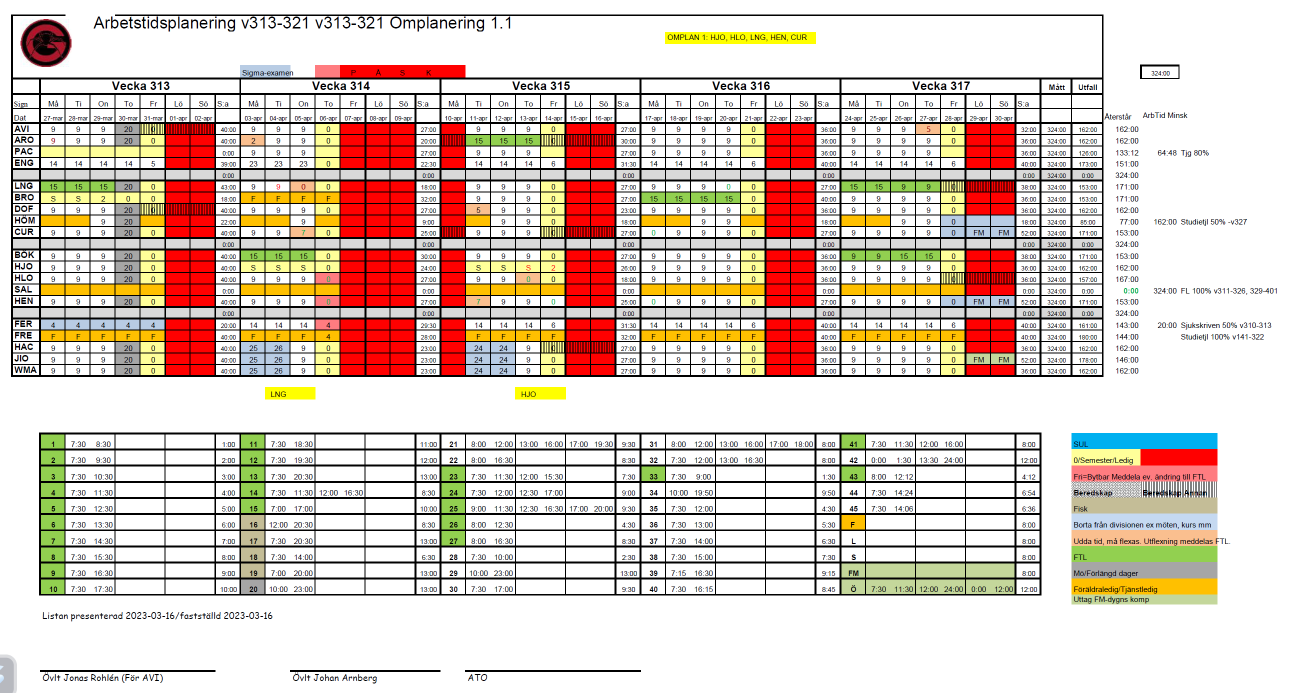
#> input picture schema_pic.png, 2623 x 1386 px (shown at 1/2 size)
$ jupyter execute --allow-errors png_reader_calendar.ipynb
#> lines starting #> are read from the running program, lines starting #| are printed output that depends on the picture; after the words box and inside, x2 and y2 are one past the last pixel; in counts of white or black regions, pixels touching at a corner belong together
[cell 1]
import cv2
import numpy as np
import matplotlib.pyplot as plt

def detect_lines(image):
    # Initialize two empty lists to store the horizontal and vertical lines
    horizontal_lines = []
    vertical_lines = []

    # Scan the image for horizontal lines
    for y in range(image.shape[0]):
        white_pixels = []
        for x in range(image.shape[1]):
            if image[y, x] == 255:  # White pixel
                white_pixels.append((x, y))
            elif white_pixels:
                if len(white_pixels) >= 400:
                    horizontal_lines.append(white_pixels)
                white_pixels = []
        if white_pixels and len(white_pixels) >= 400:
            horizontal_lines.append(white_pixels)

    # Scan the image for vertical lines
    for x in range(image.shape[1]):
        white_pixels = []
        for y in range(image.shape[0]):
            if image[y, x] == 255:  # White pixel
                white_pixels.append((x, y))
            elif white_pixels:
                if len(white_pixels) >= 200:
                    vertical_lines.append(white_pixels)
                white_pixels = []
        if white_pixels and len(white_pixels) >= 200:
            vertical_lines.append(white_pixels)

    return horizontal_lines, vertical_lines


# Load the image in full color
color_image = cv2.imread('schema_pic.png', cv2.IMREAD_COLOR)
#> color_image is the input picture: shape (1386, 2623, 3); mean B, G, R 194.4, 203.4, 219.2

# Convert the color image to grayscale
gray_image = cv2.cvtColor(color_image, cv2.COLOR_BGR2GRAY)

# Threshold the image to get a binary image
_, binary_image = cv2.threshold(gray_image, 150, 255, cv2.THRESH_BINARY_INV)
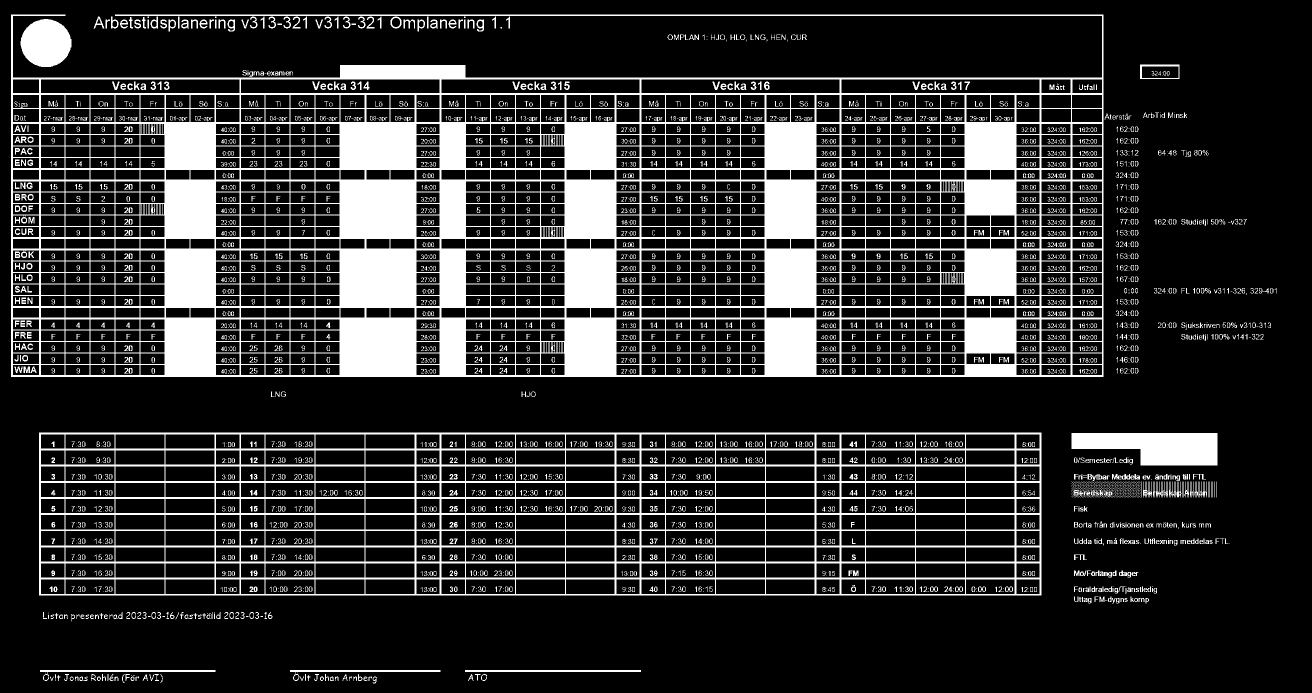
#> binary_image: shape (1386, 2623) (shown at 1/2 size); 18.6% white; 3896 white regions (1514 under 20 px), largest, box (x1, y1, x2, y2) and area: (22, 29, 2207, 754) 448470, (78, 865, 2083, 1191) 104658, (2143, 866, 2435, 931) 14426

# Detect the lines in the image
horizontal_lines, vertical_lines = detect_lines(binary_image)
#> horizontal_lines = 117 items; vertical_lines = 194 items


# Create a copy of the color image to draw the lines on
line_image = np.copy(color_image)

# Draw the lines on the image
for line in horizontal_lines:
    for x, y in line:
        line_image[y, x] = [0, 0, 255]  # Set the color of the line pixels to red
#> this loop made 117 passes
#> line_image: shape (1386, 2623, 3); 6.81% of pixels changed, all inside (x1, y1, x2, y2) = (22, 29, 2207, 1191)

for line in vertical_lines:
    for x, y in line:
        line_image[y, x] = [0, 0, 255]  # Set the color of the line pixels to red
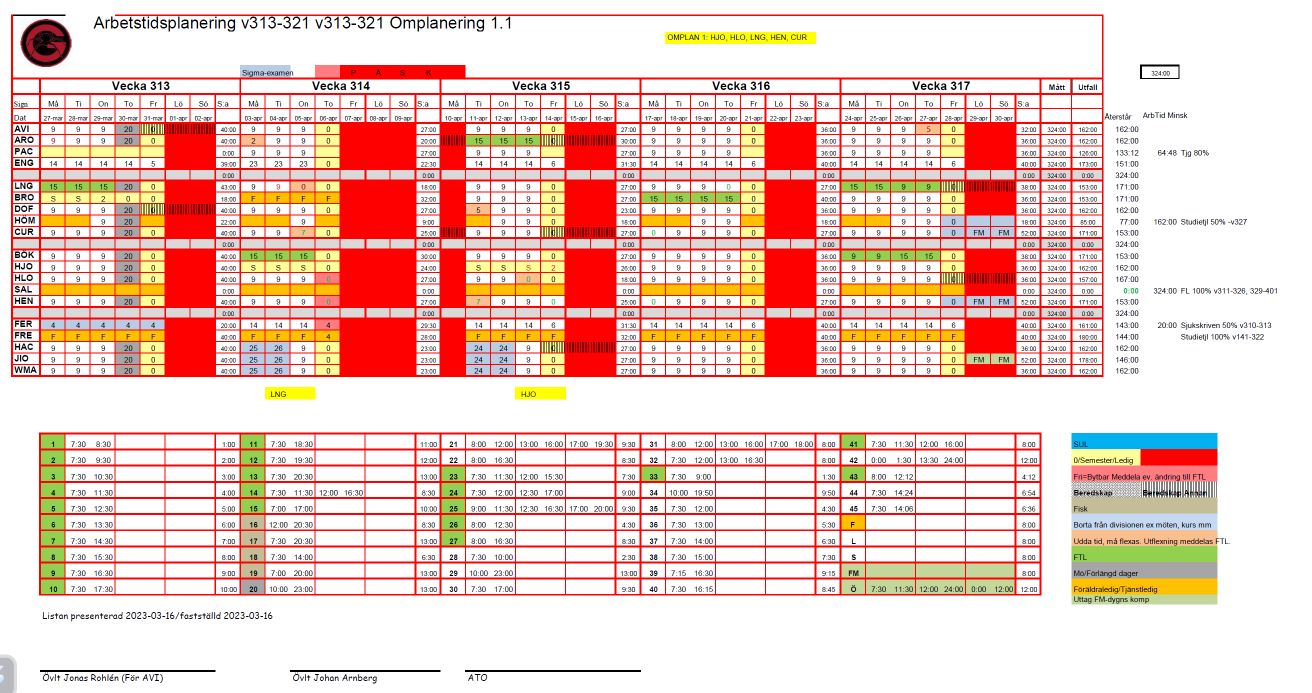
#> line_image: shape (1386, 2623, 3) (shown at 1/2 size); mean B, G, R 194.4, 203.4, 242.4

# Display the image with the detected lines
plt.figure(figsize=(15,15))
plt.imshow(cv2.cvtColor(line_image, cv2.COLOR_BGR2RGB))
plt.show()

print(len(vertical_lines))
#| 194
print(len(horizontal_lines))
#| 117

[cell 2]
def merge_lines(lines, is_horizontal=True, thickness_threshold=10, length_threshold=10):
#> called with is_horizontal = True, thickness_threshold = 10, length_threshold = 10
    if not lines:
        return []

    # Sorting criterion depends on whether the lines are horizontal or vertical
    sort_index = 1 if is_horizontal else 0
    lines.sort(key=lambda line: (line[0][sort_index], line[0][1-sort_index]))

    merged_lines = []
    current_line = lines[0]
#> current_line = 1977 pairs, first value 230 to 2206, second value 29 to 29

    for next_line in lines[1:]:
        # Check whether the lines are neighboring and part of the same grid line
        if abs(current_line[0][sort_index] - next_line[0][sort_index]) <= thickness_threshold and \
                abs(current_line[-1][1-sort_index] - next_line[0][1-sort_index]) <= thickness_threshold:
            # Merge the lines by taking union of pixels
            current_line = list(set(current_line) | set(next_line))
        else:
            # Only add line if it exceeds the minimum length
            if len(current_line) >= length_threshold:
                merged_lines.append(current_line)
            current_line = next_line
#> this loop made 116 passes
#> after the loop, merged_lines = 116 items

    # Add the last line if it exceeds the minimum length
    if len(current_line) >= length_threshold:
        merged_lines.append(current_line)

    return merged_lines


# Merge the lines
merged_horizontal_lines = merge_lines(horizontal_lines, True)
#> merged_horizontal_lines = 117 items
merged_vertical_lines = merge_lines(vertical_lines, False)
#> merged_vertical_lines = 194 items

print(len(merged_vertical_lines))  # Print the number of merged lines
#| 194
print(len(merged_horizontal_lines))  # Print the number of merged lines
#| 117

# Create a copy of the color image to draw the lines on
line_image1 = np.copy(color_image)

# Draw the lines on the image
# List of 10 different RGB color values
colors = [
    [255, 0, 0],    # Red
    [0, 255, 0],    # Green
    [0, 0, 255],    # Blue
    [255, 255, 0],  # Yellow
    [0, 255, 255],  # Cyan
    [255, 0, 255],  # Magenta
    [192, 192, 192],# Silver
    [128, 0, 0],    # Maroon
    [128, 128, 0],  # Olive
    [0, 128, 0],    # Dark Green
]

color_index = 0

for line in merged_horizontal_lines:
    for x, y in line:
        line_image1[y, x] = colors[color_index]  # Set the color of the line pixels
    color_index = (color_index + 1) % len(colors)  # Cycle through the colors
#> this loop made 117 passes
#> color_index on passes 1 to 8: 1, 2, 3, 4, 5, 6, 7, 8
#> after the loop, color_index = 7

for line in merged_vertical_lines:
    for x, y in line:
        line_image1[y, x] = colors[color_index]  # Set the color of the line pixels
    color_index = (color_index + 1) % len(colors)  # Cycle through the colors
#> this loop made 194 passes
#> color_index on passes 1 to 3: 8, 9, 0
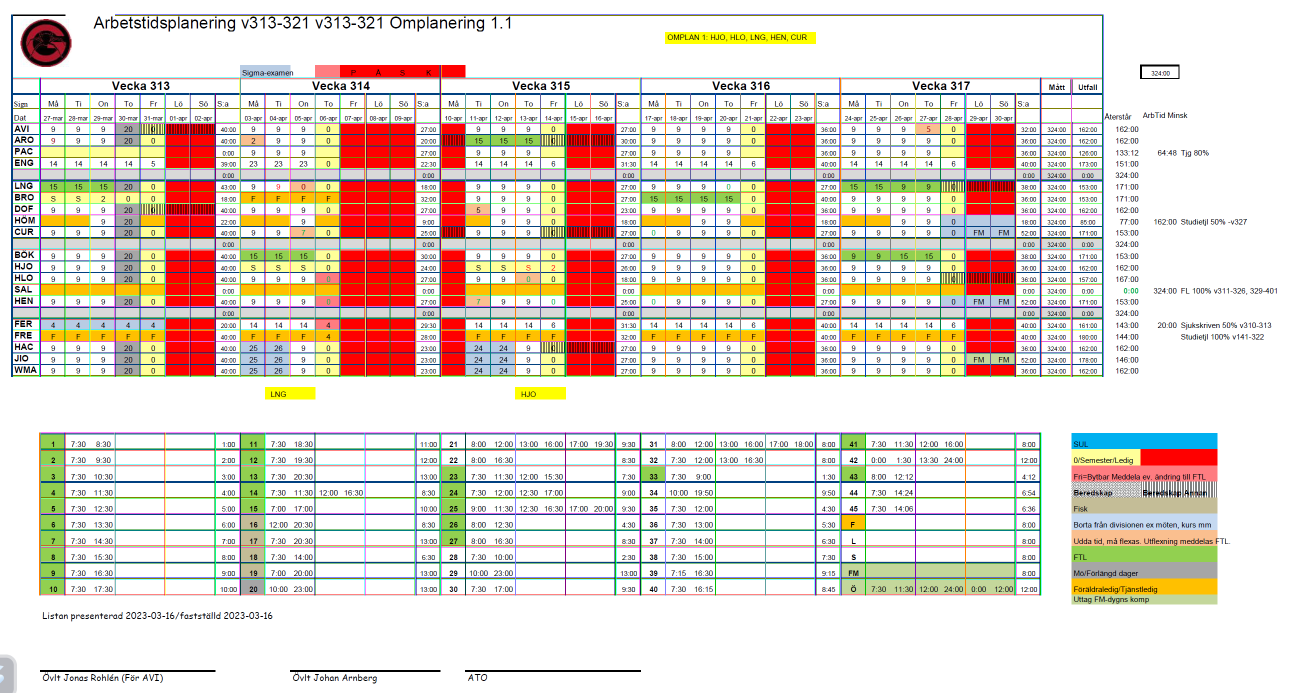
#> line_image1: shape (1386, 2623, 3) (shown at 1/2 size); mean B, G, R 205.5, 214.5, 228.1
#> after the loop, color_index = 1

# Display the image with the detected lines
plt.figure(figsize=(15,15))
plt.imshow(cv2.cvtColor(line_image1, cv2.COLOR_BGR2RGB))
plt.show()

[cell 3]
def get_cells(horizontal_lines, vertical_lines):
    # Flatten the list of lines and separate the x and y coordinates
    x_coords = {x for line in vertical_lines for x, _ in line}
#> x_coords = 122 items
    y_coords = {y for line in horizontal_lines for _, y in line}
#> y_coords = 117 items

    # Convert the sets to sorted lists
    x_coords = sorted(list(x_coords))
#> x_coords = 122 values from 22 to 2206
    y_coords = sorted(list(y_coords))
#> y_coords = 117 values from 29 to 1190

    # Get the cells by finding the four corners for each consecutive pair of x and y coordinates
    cells = []
    for i in range(len(x_coords) - 1):
        for j in range(len(y_coords) - 1):
            cell = [(x_coords[i], y_coords[j]),
                    (x_coords[i+1], y_coords[j]),
                    (x_coords[i], y_coords[j+1]),
                    (x_coords[i+1], y_coords[j+1])]
            cells.append(cell)
#> this loop made 121 passes
#> after the loop, cells = 14036 items

    return cells

cells = get_cells(merged_horizontal_lines, merged_vertical_lines)
#> cells = 14036 items
len(cells)
#> Out = 14036

[cell 4]
# Create a copy of the original image
image_with_cells = np.copy(color_image)

# Draw rectangles around each cell
for cell in cells:
    # OpenCV's rectangle function takes two points: the top-left and bottom-right corners of the rectangle
    top_left = cell[0]
    bottom_right = cell[3]
    cv2.rectangle(image_with_cells, top_left, bottom_right, [0, 255, 0], 2)
#> this loop made 14036 passes
#> cell on passes 1 to 3: [(22, 29), (23, 29), (22, 30), (23, 30)], [(22, 30), (23, 30), (22, 31), (23, 31)], [(22, 31), (23, 31), (22, 155), (23, 155)]
#> image_with_cells: shape (1386, 2623, 3); 17.22% of pixels changed, all inside (x1, y1, x2, y2) = (21, 28, 2208, 1192)

# Display the image with the cells highlighted
plt.figure(figsize=(15,15))
plt.imshow(cv2.cvtColor(image_with_cells, cv2.COLOR_BGR2RGB))
plt.show()

[cell 5]
def filter_cells_by_dimensions(cells, min_width=20, min_height=20):
#> called with min_width = 10, min_height = 10
    filtered_cells = []

    for cell in cells:
        # Calculate the width and height of the cell
        width = abs(cell[1][0] - cell[0][0])
        height = abs(cell[2][1] - cell[0][1])

        # Only keep the cell if its width and height are above the specified minimums
        if width >= min_width and height >= min_height:
            filtered_cells.append(cell)
#> this loop made 14036 passes
#> (cell, width, height) on passes 1 to 3: ([(22, 29), (23, 29), (22, 30), (23, 30)], 1, 1), ([(22, 30), (23, 30), (22, 31), (23, 31)], 1, 1), ([(22, 31), (23, 31), (22, 155), (23, 155)], 1, 124)
#> after the loop, filtered_cells = 1591 items

    return filtered_cells

cells_filtered = filter_cells_by_dimensions(cells, 10, 10)
#> cells_filtered = 1591 items


image_with_cells = np.copy(color_image)


# List of colors for the rectangles
colors = [[0, 255, 0], [255, 0, 0], [0, 0, 255], [255, 255, 0], [0, 255, 255], [255, 0, 255], [192, 192, 192], [128, 128, 128], [128, 0, 0], [128, 128, 0]]

# Create a copy of the original image
image_with_cells = color_image.copy()

# Draw rectangles around each cell
for i, cell in enumerate(cells_filtered):
    # OpenCV's rectangle function takes two points: the top-left and bottom-right corners of the rectangle
    top_left = cell[0]
    bottom_right = cell[3]
    # Use different colors for the rectangles
    color = colors[i % len(colors)]
    cv2.rectangle(image_with_cells, top_left, bottom_right, color, 2)
#> this loop made 1591 passes
#> cell on passes 16 to 18: [(25, 500), (78, 500), (25, 521), (78, 521)], [(25, 522), (78, 522), (25, 544), (78, 544)], [(25, 545), (78, 545), (25, 567), (78, 567)]
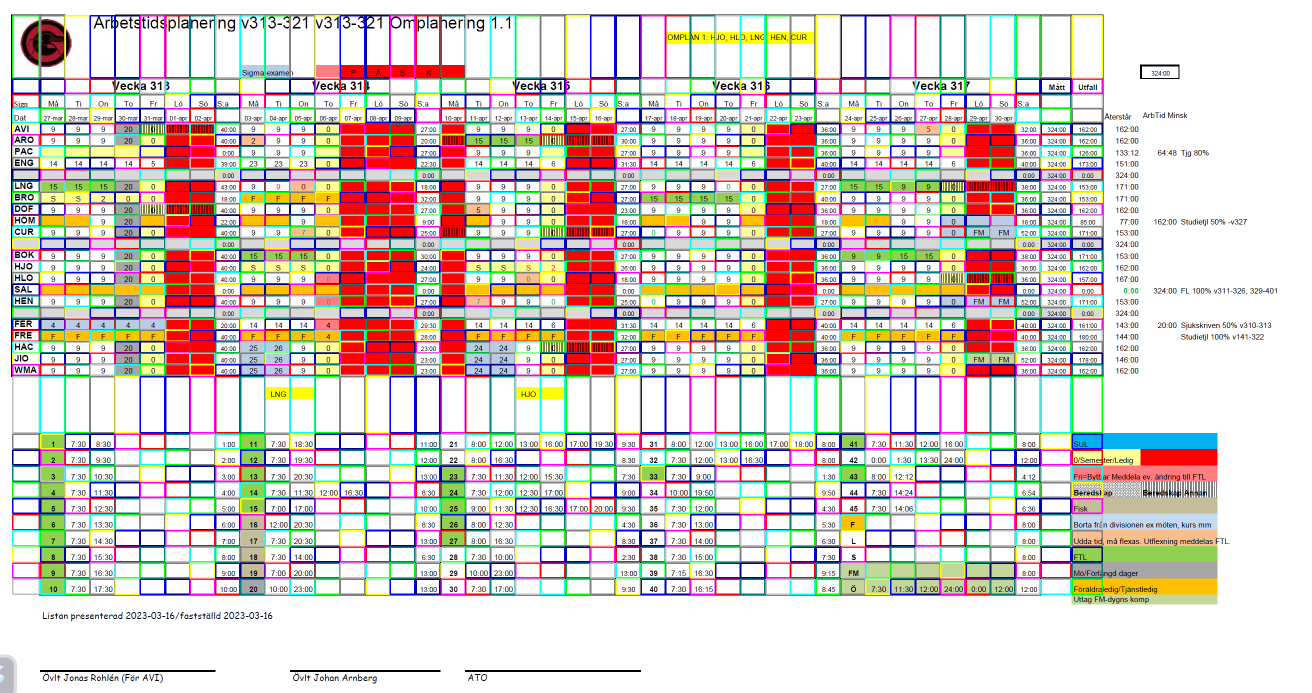
#> image_with_cells: shape (1386, 2623, 3) (shown at 1/2 size); 16.7% of pixels changed, all inside (x1, y1, x2, y2) = (24, 30, 2206, 1190)

# Display the image with the cells highlighted
plt.figure(figsize=(15,15))
plt.imshow(cv2.cvtColor(image_with_cells, cv2.COLOR_BGR2RGB))
plt.show()


len(cells_filtered)
#> Out = 1591
#> (the rest of the program and of its run is left out)
